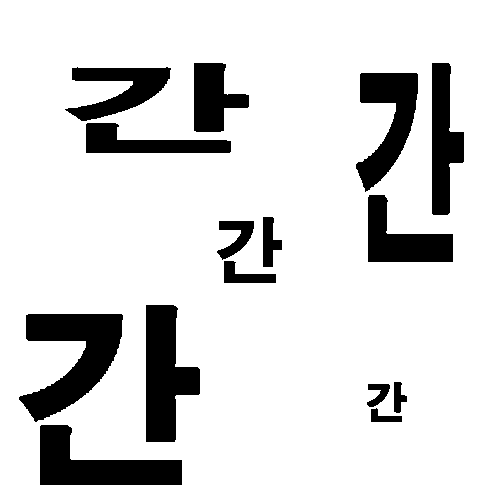
#> input picture hwang/imgSet/comparisonImage/test_comparison1.png, 500 x 500 px, found by its file name
$ python imagePositionCheck.py
#> lines starting #> are read from the running program, lines starting #| are printed output that depends on the picture; after the words box and inside, x2 and y2 are one past the last pixel; in counts of white or black regions, pixels touching at a corner belong together
import cv2 as cv
import os
import glob
import random
import math

#############################################################################################
# 이미지에서 글씨 덩어리를 찾아내는 코드
# findFontAspectRatio.py를 통해 알아낸 폰트의 종횡비는 다음과 같다.
# 맑은 고딕 기준
# 종횡비 세로가 가장 긴 비율 (0.7 (width / height))
# 해당 글자 : 냬, 랚, 럑, 렦, 릮
# 종횡비 가로가 가장 긴 비율 (1.286 (width / height))
# 해당 글자 : 뚀, 쬬

# 추측 1: 글씨는 자음, 모음 등 여러가지가 서로 모여서 하나의 글씨를 이룬다. 즉 contour 주변에 다른 contour가 무조건 있을 것이다.
# 추측 2: 폰트의 종횡비는 항상 일정하다. 그렇다면 추측1로 추려낸 contour 집합체의 종횡비가 폰트의 종횡비인지 확인한다.
# 즉, contour들의 위치값이 글씨와 유사하면서, 해당 contour 전체의 종횡비가 (0.7 ~ 1.286) 범위 내에 있으면 이것은 글씨일 것이다.

# ## 목표 ##
# 1. 이미지에서 contour를 찾아낸다.
# 2. 해당 contour 주변에 다른 contour가 있는지 찾아본다.
# 3. 이 contour들의 위치값이 글씨 유형과 맞는지 확인하고, 글씨 유형이라면 하나의 그룹으로 묶는다.
# 4. 하나의 그룹으로 묶인 contour 집합 전체의 종횡비를 구해본다. (0.7 ~ 1.286) 범위 내의 종횡비라면 그것을 글씨로 인식한다.
#############################################################################################

# box를 그리는데 사용할 minX, maxX, minY, maxY값 반환 메소드
# pointList는 (x, y, w, h)의 형식으로 저장된 배열값이 들어와야 한다.
def findMinMaxPoint(pointList):
    minX = pointList[0][0]
    minY = pointList[0][1]
    maxX = 0
    maxY = 0

    for i in range(len(pointList)):
        if pointList[i][0] < minX:
            minX = pointList[i][0]
        if pointList[i][1] < minY:
            minY = pointList[i][1]
        if pointList[i][0] + pointList[i][2] > maxX:
            maxX = pointList[i][0] + pointList[i][2]
        if pointList[i][1] + pointList[i][3] > maxY:
            maxY = pointList[i][1] + pointList[i][3]

    return (minX, minY, maxX, maxY)

## main 시작 ##

# 이미지 읽기 및 contour 정보 얻기
standardFile = 'hwang/imgSet/comparisonImage/test_comparison1.png'
imgStandard = cv.imread(standardFile, cv.IMREAD_COLOR)
#> imgStandard is the input picture: shape (500, 500, 3); 85.8% white; 15 black regions, largest, box (x1, y1, x2, y2) and area: (19, 314, 123, 422) 5688, (146, 305, 200, 442) 4781, (40, 425, 182, 485) 4610
imgGrayscale = cv.cvtColor(imgStandard, cv.COLOR_BGR2GRAY)
ret, imgBinary = cv.threshold(imgGrayscale, 0, 255, cv.THRESH_BINARY_INV | cv.THRESH_OTSU)
#> imgBinary: shape (500, 500); 14.2% white; 15 white regions
#> ret = 0
contours, hierarchy = cv.findContours(imgBinary, cv.RETR_EXTERNAL, cv.CHAIN_APPROX_SIMPLE)
#> contours = 15 contours; largest, box (x1, y1, x2, y2) and area: (19, 314, 123, 422) 5471, (146, 305, 200, 442) 4594, (40, 425, 182, 485) 4411, (356, 73, 418, 192) 3586, (432, 63, 464, 215) 2986

# contour 정보(x, y, w, h)를 boxPoint에 저장한다.
# x: contour의 시작점 x 좌표
# y: contour의 시작점 y 좌표
# w: contour의 가로 길이
# h: contour의 세로 길이
boxPoint = []

for i in range(len(contours)):
    # contours로 찾아낸 물체
    cnt = contours[i]
    x, y, w, h = cv.boundingRect(cnt)
    # 찾아낸 영역의 x,y,w,h값 저장
    boxPoint.append(cv.boundingRect(cnt))

    # 사각형으로 영역 설정하기
    cv.rectangle(imgStandard, (x, y), (x + w, y + h), (0, 255, 0), 1)
#> this loop made 15 passes
#> (x, y, w, h) on passes 1 to 12: (40, 425, 142, 60), (371, 408, 31, 14), (367, 384, 23, 23), (394, 382, 13, 31), (19, 314, 104, 108), (146, 305, 54, 137), (224, 261, 52, 22), (217, 221, 37, 39), (263, 217, 19, 50), (368, 195, 85, 67), (86, 123, 145, 30), (356, 73, 62, 119)
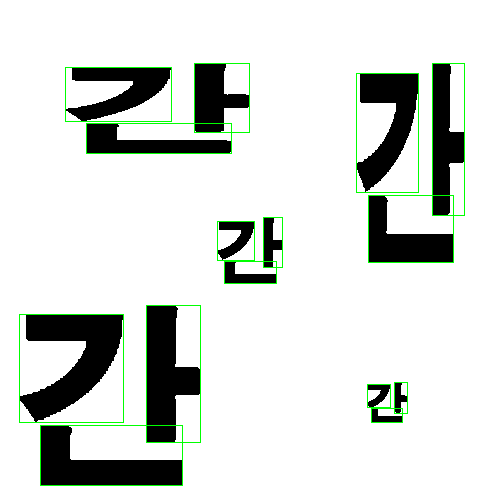
#> imgStandard: shape (500, 500, 3); 1.54% of pixels changed, all inside (x1, y1, x2, y2) = (19, 63, 465, 486)
#> after the loop, boxPoint = 15 items, first 6: (40, 425, 142, 60), (371, 408, 31, 14), (367, 384, 23, 23), (394, 382, 13, 31), (19, 314, 104, 108), (146, 305, 54, 137)

    # 찾아낸 영역 테두리 그려보기
    # cv.drawContours(imgStandard, [cnt], 0, (0, 255, 0), 2)

# 찾아낸 contour와 인접하게 붙어있는 contour가 서로 연관성이 있는지 검사한다.
# 1. 받침이 없는 유형
# 1-1. 우측에 모음이 있다. (ex: 가, 헤, 벼, 치)
for i in range(len(boxPoint)):
    realationBox = []

    # contour 중점 구하기
    centerX = boxPoint[i][0] + (boxPoint[i][2] / 2)
    centerY = boxPoint[i][1] + (boxPoint[i][3] / 2)
    predictionXPoint = centerX + boxPoint[i][2]

    # contour 중점을 기준으로 우측으로 width 만큼 이동했을 때, 다른 contour가 있다면 서로 연관이 있다.
    for j in range(len(boxPoint)):
        if predictionXPoint > boxPoint[j][0] and predictionXPoint < boxPoint[j][0] + boxPoint[j][2] and centerY > boxPoint[j][1] and centerY < boxPoint[j][1] + boxPoint[j][3]:
            # 연관이 있는 contour를 전부 묶었을 때, 종횡비가 0.7 ~ 1.29 (width / height) 안에 들어있는지 확인한다.
            realationBox.append(boxPoint[i])
            realationBox.append(boxPoint[j])
            minmaxPoint = findMinMaxPoint(realationBox)
            width = minmaxPoint[2] - minmaxPoint[0]
            height = minmaxPoint[3] - minmaxPoint[1]

            if (width / height) >= 0.7 and (width / height) <= 1.29:
                cv.rectangle(imgStandard, (minmaxPoint[0], minmaxPoint[1]), (minmaxPoint[2], minmaxPoint[3]), (0, 0, 255), 2)
#> this loop made 15 passes
#> (centerX, centerY, predictionXPoint) on passes 1, 2, 4, 6, 7, 9, 10, 11, 14, 15: (111, 455, 253), (386.5, 415, 417.5), (400.5, 397.5, 413.5), (173, 373.5, 227), (250, 272, 302), (272.5, 242, 291.5), (410.5, 228.5, 495.5), (158.5, 138, 303.5), (448, 139, 480), (221.5, 97.5, 276.5)
#> (centerX, centerY, predictionXPoint) on passes 3, 5, 8, 12, 13: (378.5, 395.5, 401.5), (71, 368, 175), (235.5, 240.5, 272.5), (387, 132.5, 449), (118, 94, 224)
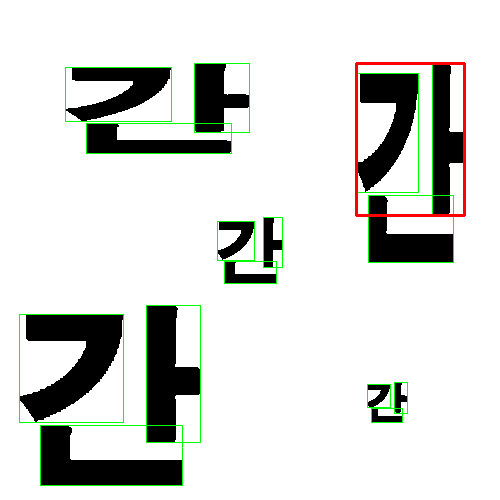
#> imgStandard: shape (500, 500, 3); 0.62% of pixels changed, all inside (x1, y1, x2, y2) = (355, 62, 466, 217)


cv.rectangle(imgStandard, (minmaxPoint[0], minmaxPoint[1]), (minmaxPoint[2], minmaxPoint[3]), (0, 0, 255), 2)
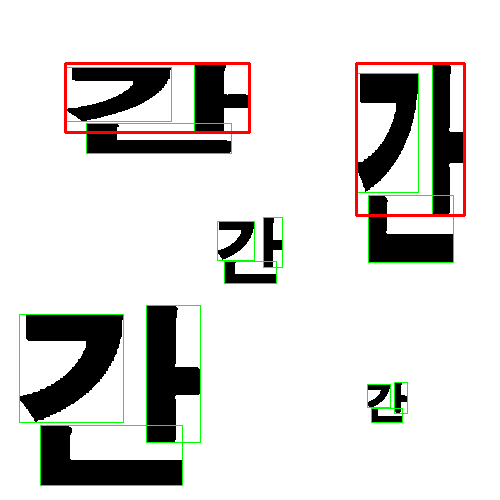
#> imgStandard: shape (500, 500, 3); 0.61% of pixels changed, all inside (x1, y1, x2, y2) = (64, 62, 251, 134)

##################################################################################
# 이하 작업은 진행하지 못했다.

# 1-2. 하단에 모음이 있다. (ex: 구, 로, 므)
# 1-3. 하단 + 우측에 모음이 있다. (ex: 과, 뤄, 뵈, 의)
##
# 2. 받침이 1개 있는 유형
# 2-1. 우측에 모음이 있고, 하단에 받침이 있다. (ex: 각, 답, 졏, 방)
# 2-2. 하단에 모음이 있고, 그 하단에 받침이 있다. (ex: 곡, 롤, 븝)
# 2-3. 하단 + 우측에 모음이 있고, 그 하단에 받침이 있다. (ex: 궉, 봡, 쇳)
##
# 3. 받침이 2개 있는 유형
# 3-1. 우측에 모음이 있고, 하단에 받침이 있다. (ex: 값, 닳, 힕, 졌)
# 3-2. 하단에 모음이 있고, 그 하단에 받침이 있다. (ex: 곲, 욻, 흝)
# 3-3. 하단 + 우측에 모음이 있고, 그 하단에 받침이 있다. (ex: 괎, 뤊, 흱)
##
# 4. 어디에도 해당하지 않지만 종횡비가 0.7 ~ 1.29 (width / height) 안에 들어있다.

## 문제점 ##
# 이 작업 도중 새로운 문제점을 인지했다.
# 글씨의 모양들 중 예외 사항이 매우 많다.
# 예를 들어, 하단에 모음이 있는 유형(무, 므, 브) 등은 contour 집합이 자음 + 모음으로 2개가 될 것 같지만
# '그' 같은 타입은 자음과 모음이 붙어있어서 contour가 1개로 인식된다.
# 이러한 예외사항이 폰트마다 전부 다르다. (굴림 폰트에서는 붙어있지 않는데, 나눔 폰트에서는 붙어있는 등)
# 따라서 각 폰트별, 모든 한글 글씨를 전부 확인 후 분류해야 한다.
# 이 분류 작업 도중 시간 소모가 너무 크다고 판단해서 이후 작업을 중단하게 되었다.
# 이 후 작업은 combineContours.py로 넘어간다.

cv.imshow('imgStandard', imgStandard)
cv.waitKey(0)

$ run again, with hwang/imgSet/comparisonImage/test_comparison2.png copied over hwang/imgSet/comparisonImage/test_comparison1.png
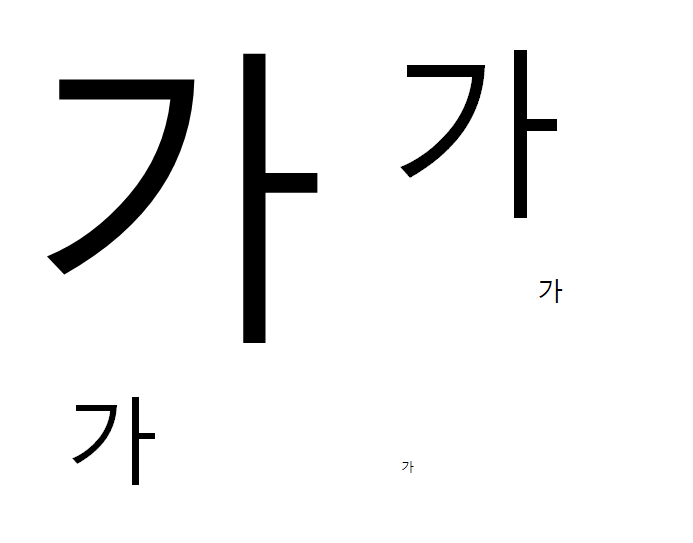
#> input picture hwang/imgSet/comparisonImage/test_comparison2.png, 693 x 543 px, found by its file name
#> imgStandard is the input picture: shape (543, 693, 3); mean B, G, R 240.5, 240.5, 240.5
#> `ret, imgBinary = cv.threshold(imgGrayscale, 0, 255, cv.THRESH_BINARY_I..`:
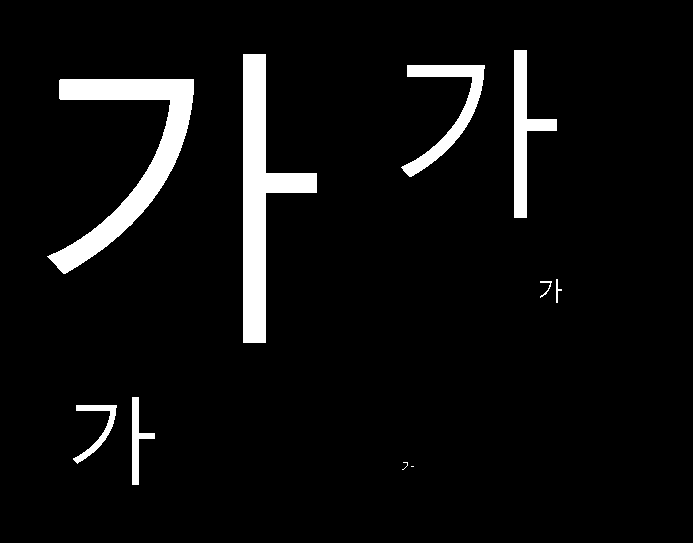
#> imgBinary: shape (543, 693); 5.8% white; 10 white regions (2 under 20 px)
#> ret = 127
#> contours = 10 contours, 2 with area under 20; largest, box (x1, y1, x2, y2) and area: (243, 54, 317, 343) 7306, (47, 79, 194, 274) 7264, (514, 50, 557, 218) 2335, (401, 65, 485, 177) 2232, (132, 397, 155, 485) 603, (73, 405, 117, 464) 546, (556, 279, 562, 303) 28, (540, 281, 552, 298) 24
#> the loop `for i in range(len(contours)):` made 10 passes
#> (x, y, w, h) on passes 2 to 9: (402, 462, 6, 8), (73, 405, 44, 59), (132, 397, 23, 88), (540, 281, 12, 17), (556, 279, 6, 24), (47, 79, 147, 195), (401, 65, 84, 112), (243, 54, 74, 289)
#> after the loop `for i in range(len(contours)):`: boxPoint = [(411, 466, 3, 1), (402, 462, 6, 8), (73, 405, 44, 59), (132, 397, 23, 88), (540, 281, 12, 17), (556, 279, 6, 24), (47, 79, 147, 195), (401, 65, 84, 112), (243, 54, 74, 289), (514, 50, 43, 168)]
#> the loop `for i in range(len(boxPoint)):` made 10 passes
#> (centerX, centerY, predictionXPoint) on passes 1, 2, 4, 6, 9, 10: (412.5, 466.5, 415.5), (405, 466, 411), (143.5, 441, 166.5), (559, 291, 565), (280, 198.5, 354), (535.5, 134, 578.5)
#> after the loop `for i in range(len(boxPoint)):`:
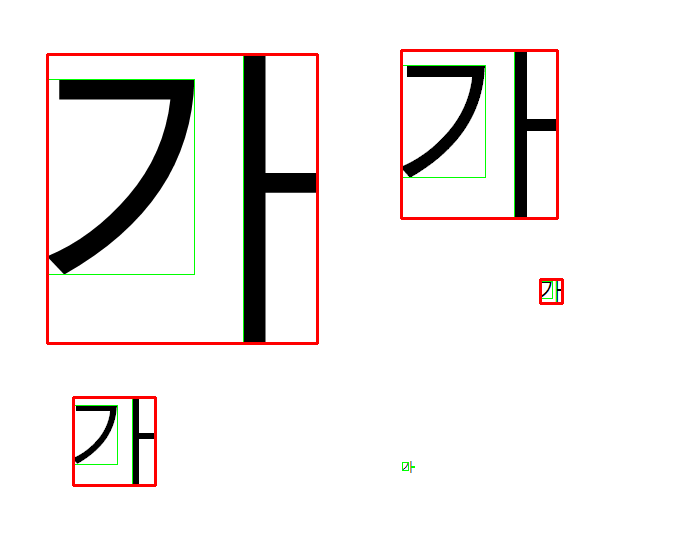
#> imgStandard: shape (543, 693, 3); mean B, G, R 235.6, 236.6, 240.1

$ run again, with hwang/imgSet/comparisonImage/test_comparison3.png copied over hwang/imgSet/comparisonImage/test_comparison1.png
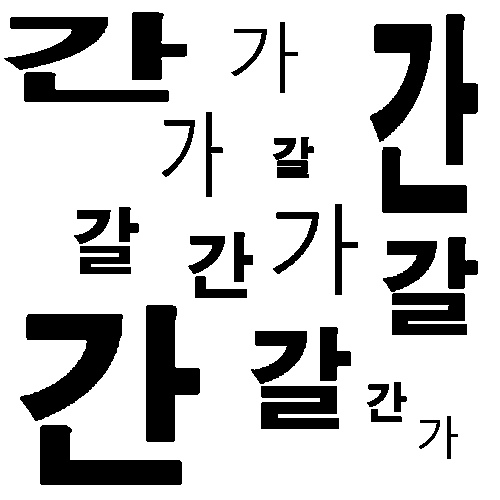
#> input picture hwang/imgSet/comparisonImage/test_comparison3.png, 500 x 500 px, found by its file name
#> imgStandard is the input picture: shape (500, 500, 3); 79% white; 34 black regions, largest, box (x1, y1, x2, y2) and area: (20, 314, 123, 421) 5524, (146, 305, 200, 442) 4662, (40, 425, 182, 485) 4595
#> imgBinary: shape (500, 500); 21% white; 34 white regions
#> ret = 0
#> contours = 34 contours; largest, box (x1, y1, x2, y2) and area: (20, 314, 123, 421) 5313, (146, 305, 200, 442) 4476, (40, 425, 182, 485) 4398, (370, 24, 432, 142) 3494, (382, 147, 467, 213) 2915
#> the loop `for i in range(len(contours)):` made 34 passes
#> (x, y, w, h) on passes 1 to 8: (40, 425, 142, 60), (419, 420, 21, 29), (447, 416, 11, 43), (371, 409, 31, 13), (261, 386, 78, 43), (367, 384, 22, 23), (394, 382, 13, 30), (251, 331, 56, 53)
#> after the loop `for i in range(len(contours)):`:
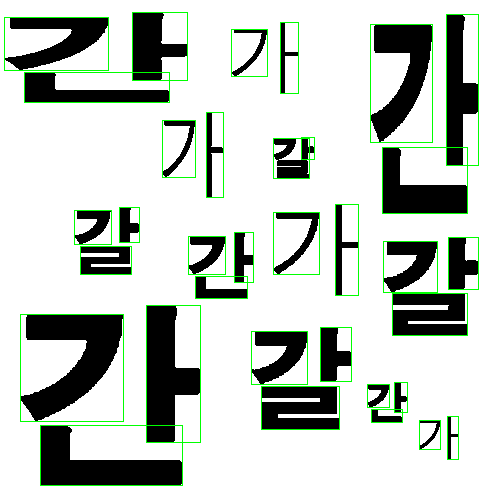
#> imgStandard: shape (500, 500, 3); 2.83% of pixels changed, all inside (x1, y1, x2, y2) = (4, 12, 479, 486)
#> after the loop `for i in range(len(contours)):`: boxPoint = 34 items, first 6: (40, 425, 142, 60), (419, 420, 21, 29), (447, 416, 11, 43), (371, 409, 31, 13), (261, 386, 78, 43), (367, 384, 22, 23)
#> the loop `for i in range(len(boxPoint)):` made 34 passes
#> (centerX, centerY, predictionXPoint) on passes 1, 3, 4, 5, 7, 9, 11, 12: (111, 455, 253), (452.5, 437.5, 463.5), (386.5, 415.5, 417.5), (300, 407.5, 378), (400.5, 397, 413.5), (335.5, 354, 366.5), (173, 373.5, 227), (429.5, 314, 504.5)
#> `cv.rectangle(imgStandard, (minmaxPoint[0], minmaxPoint[1]), (minmaxPoi..`:
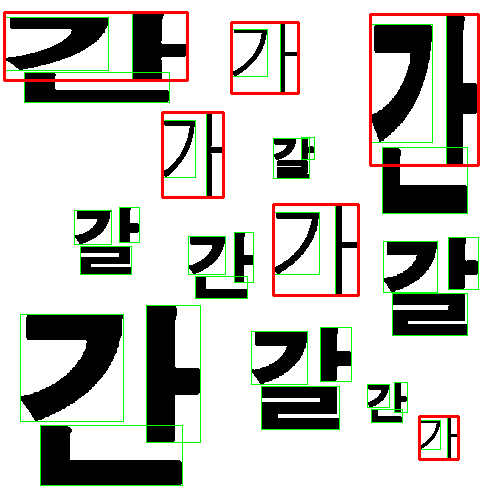
#> imgStandard: shape (500, 500, 3); mean B, G, R 191.8, 197.8, 198.2
